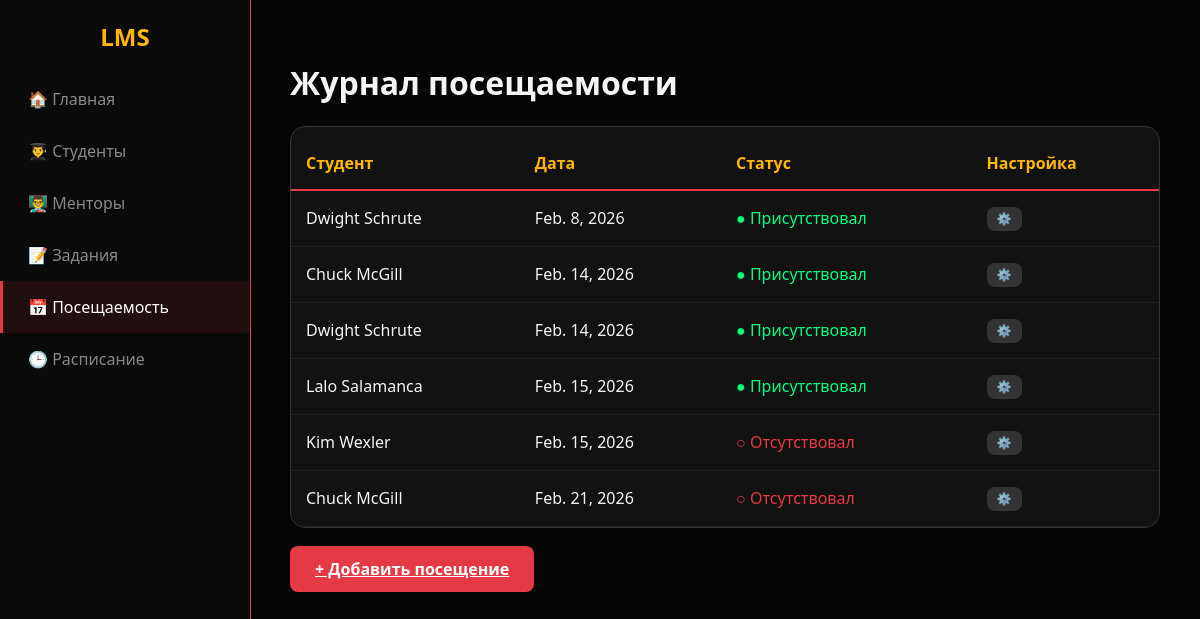
Page /lms/visit/ on the committed database.
### lms/models.py (models this page shows)
class Visit(models.Model):
    student = models.ForeignKey(Student, on_delete=models.CASCADE)
    is_visited = models.BooleanField(default=False)
    date = models.DateField()

class Student(models.Model):
    first_name = models.TextField(max_length=20)
    last_name = models.TextField(max_length=20)
    phone_number = models.IntegerField()
    avatar = models.ImageField(upload_to='media/')

### lms/views.py (the view)
# urls.py: path('visit/', views.visit_info, name='visit'),
def visit_info(request):
    visit = Visit.objects.all()
    return render(request,
                  'visit.html',
                  {"visit": visit})

### lms/templates/visit.html (shortened to what this page needs)
<!DOCTYPE html>
<html lang="ru">
<head>
</head>
<body>
    <div class="area"><ul class="circles"><li></li><li></li></ul></div>
    <div class="sidebar">
        <h2 style="text-align:center; color: var(--yellow)">LMS</h2>
        <a href="{% url 'home' %}">🏠 Главная</a>
        <a href="{% url 'student' %}">👨‍🎓 Студенты</a>
        <a href="{% url 'mentor' %}">👨‍🏫 Менторы</a>
        <a href="{% url 'task' %}">📝 Задания</a>
        <a href="{% url 'visit' %}" class="active">📅 Посещаемость</a>
        <a href="{% url 'schedule' %}">🕒 Расписание</a>
    </div>
    <div class="main-content">
        <h1>Журнал посещаемости</h1>
        <div class="card" style="padding: 0; overflow: hidden;">
            <table>
                <thead>
                    <tr>
                        <th>Студент</th>
                        <th>Дата</th>
                        <th>Статус</th>
                        <th>Настройка</th>
                    </tr>
                </thead>
                <tbody>
                    {% for i in visit %}
                    <tr>
                        <td>{{ i.student.first_name }} {{ i.student.last_name }}</td>
                        <td>{{ i.date }}</td>
                        <td>
                            {% if i.is_visited %}
                            <span style="color: #00ff7f;">● Присутствовал</span>
                            {% else %}
                            <span style="color: var(--red);">○ Отсутствовал</span>
                            {% endif %}
                        </td>
                        <td><button class="btn" style="padding: 5px 10px; font-size: 12px; background: #333;">⚙️</button></td>
                    </tr>
                    {% endfor %}
                </tbody>
            </table>
        </div>
        <a href="{% url 'visit_items' %}" class="btn btn-primary btn-sm">
    + Добавить посещение
</a>
    </div>
</body>
</html>

### lms/templates/visit.html (style rules this page uses)
:root { --bg: #050505; --card-bg: rgba(20, 20, 20, 0.9); --text: #f5f5f5; --red: #e63946; --yellow: #ffb703; --border: #333; }
body { font-family: 'Segoe UI', sans-serif; background: var(--bg); color: var(--text); margin: 0; display: flex; min-height: 100vh; }
.area { position: fixed; top: 0; left: 0; width: 100%; height: 100%; z-index: -1; background: #000; }
.circles { position: absolute; top: 0; left: 0; width: 100%; height: 100%; margin:0; padding:0; }
.sidebar { width: 250px; background: #0a0a0a; border-right: 1px solid var(--red); position: fixed; height: 100vh; z-index: 10; }
.sidebar a { display: block; padding: 15px 25px; color: #888; text-decoration: none; border-left: 3px solid transparent; }
.sidebar a:hover, .sidebar a.active { background: rgba(230, 57, 70, 0.1); border-left: 3px solid var(--red); color: #fff; }
.main-content { margin-left: 250px; padding: 40px; width: calc(100% - 250px); box-sizing: border-box; }
.card { background: var(--card-bg); border: 1px solid var(--border); border-radius: 15px; padding: 25px; backdrop-filter: blur(10px); margin-bottom: 30px; }
.btn { background: var(--red); color: #fff; border: none; padding: 12px 25px; border-radius: 8px; cursor: pointer; font-weight: bold; }
table { width: 100%; border-collapse: collapse; margin-top: 10px; }
th { text-align: left; padding: 15px; color: var(--yellow); border-bottom: 2px solid var(--red); }
td { padding: 15px; border-bottom: 1px solid #222; }
.area { position: fixed; top: 0; left: 0; width: 100%; height: 100%; z-index: -1; background: #050505; overflow: hidden; }
.circles { position: absolute; top: 0; left: 0; width: 100%; height: 100%; margin: 0; padding: 0; }

### rows in the picture
Visit: student.first_name "Dwight", student.last_name "Schrute", date "Feb. 8, 2026", is_visited "● Присутствовал"
Visit: student.first_name "Chuck", student.last_name "McGill", date "Feb. 14, 2026", is_visited "● Присутствовал"
Visit: student.first_name "Dwight", student.last_name "Schrute", date "Feb. 14, 2026", is_visited "● Присутствовал"
Visit: student.first_name "Lalo", student.last_name "Salamanca", date "Feb. 15, 2026", is_visited "● Присутствовал"
Visit: student.first_name "Kim", student.last_name "Wexler", date "Feb. 15, 2026", is_visited "○ Отсутствовал"
Visit: student.first_name "Chuck", student.last_name "McGill", date "Feb. 21, 2026", is_visited "○ Отсутствовал"
